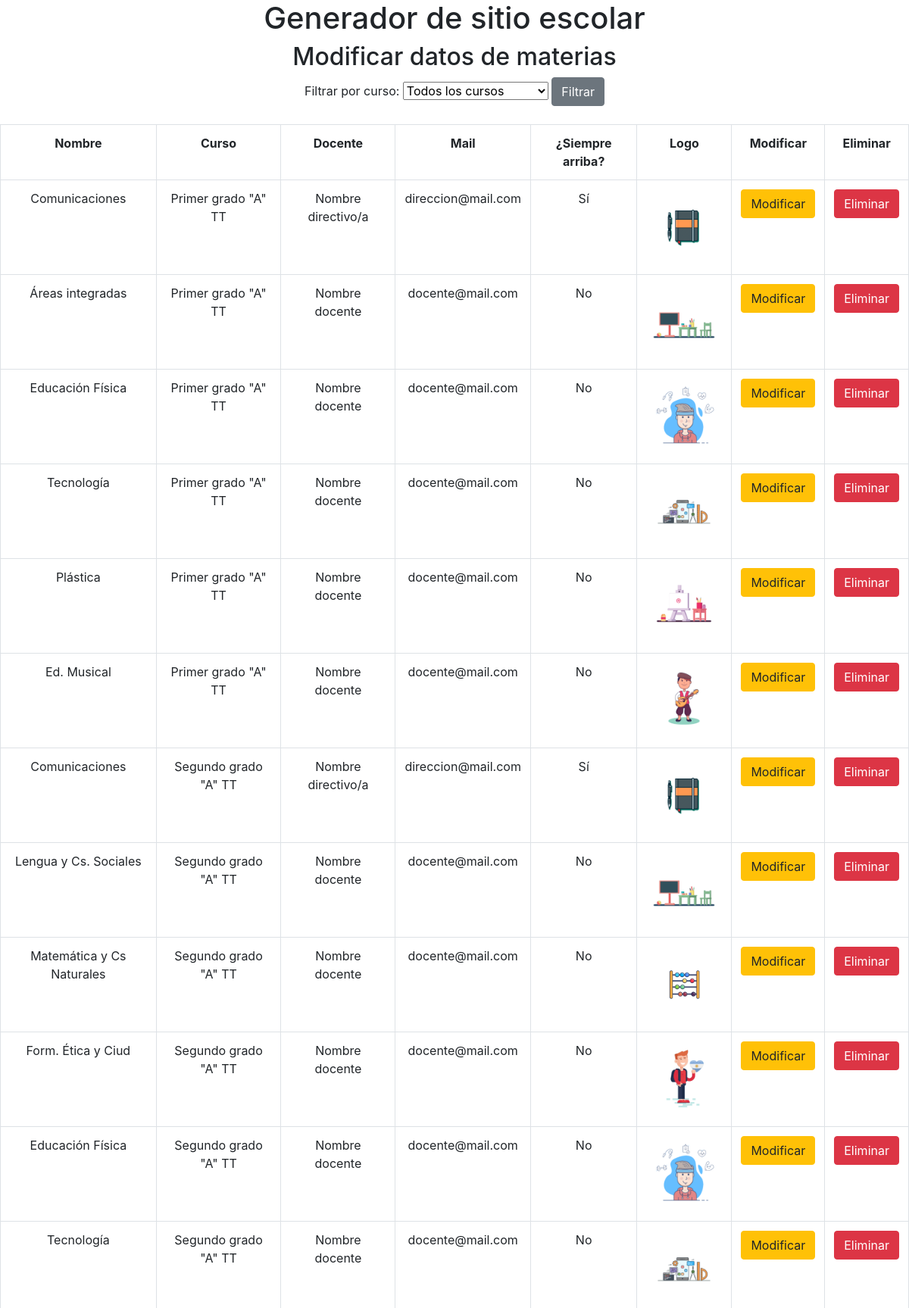
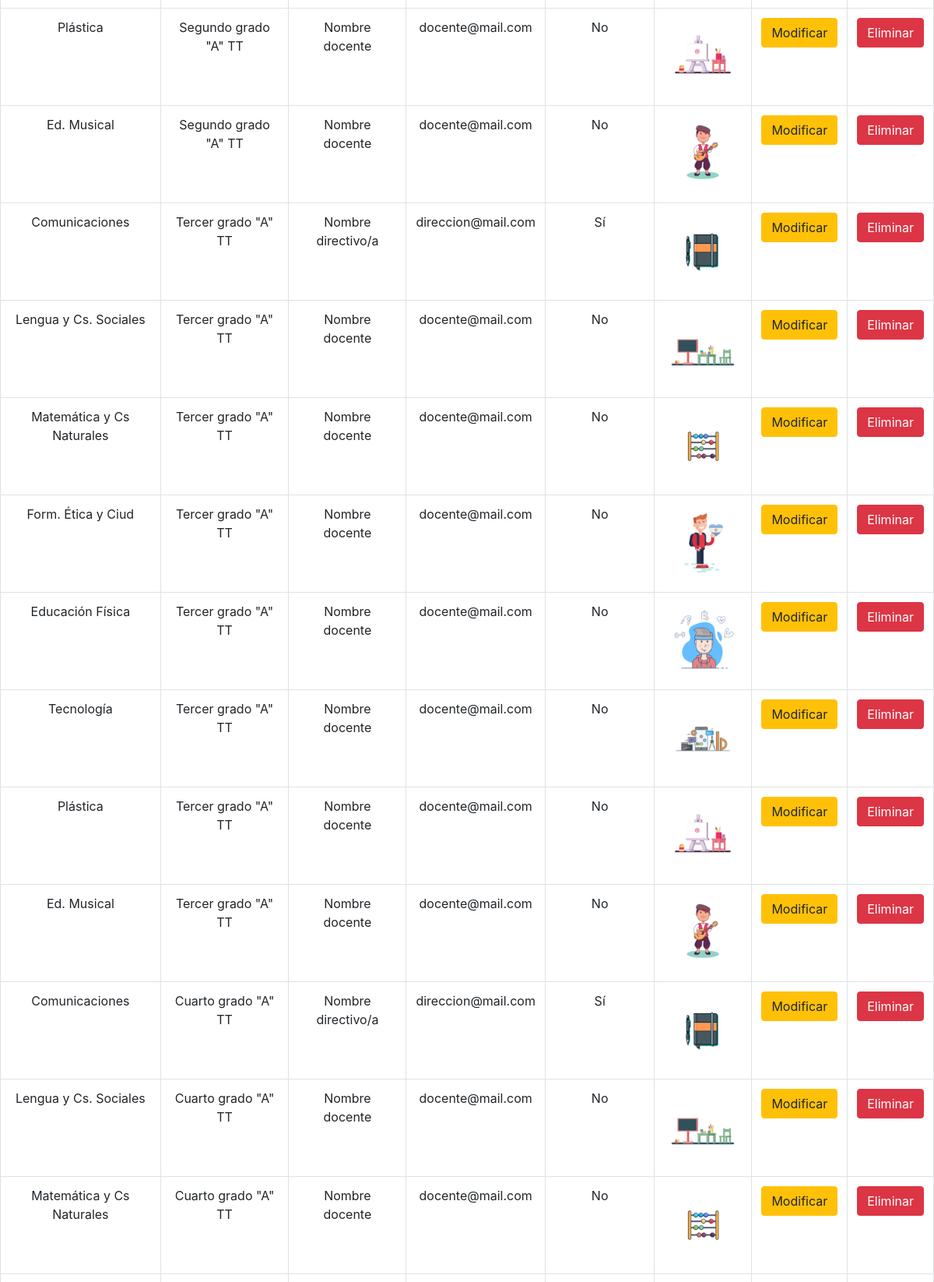
The page /materias (upper part) on the database its author committed (2 pictures, top to bottom).
### tables this page shows
CREATE TABLE "materias" (
	`id`	INTEGER NOT NULL,
	`nombre`	TEXT NOT NULL,
	`curso`	INTEGER NOT NULL,
	`docente`	TEXT,
	`sticky`	INTEGER NOT NULL DEFAULT 0,
	`logo`	TEXT DEFAULT 'pizarra.png',
	`mail`	TEXT,
	FOREIGN KEY(`curso`) REFERENCES `cursos`(`id`),
	PRIMARY KEY(`id`)
);

CREATE TABLE "cursos" (
	`anio`	INTEGER NOT NULL,
	`division`	TEXT,
	`descripcion`	TEXT NOT NULL,
	`id`	INTEGER NOT NULL PRIMARY KEY AUTOINCREMENT
);

### app.py (the view)
@app.route("/materias")
def materias(id_curso = None):
    rc = RepositorioCurso()
    cursos = rc.get_all()
    if request.args.get("mensaje"):
        mensaje = request.args.get("mensaje")
    else:
        mensaje = None
    rm = RepositorioMateria()
    if id_curso and int(id_curso) > 0:
        materias = rm.get_all_curso(id_curso)
        curso = rc.get_one(id_curso)
    else:
        materias = rm.get_all()
        curso = None
    form = FlaskForm()
    return render_template("materias.html", mensaje = mensaje,
            materias = materias, form=form, cursos = cursos, curso = curso)

### curso.py (called while the page is built)
    def __str__(self):
        return self.descripcion

### repositorio_curso.py (called while the page is built)
    def get_all(self):
        cursos_sql = "SELECT id, anio, division, descripcion FROM cursos";
        self.cursor.execute(cursos_sql)
        cursos = []
        for row in self.cursor.fetchall():
            cursos.append(Curso(row[0], row[1], row[2], row[3] ))
        return cursos

### repositorio_materia.py (called while the page is built)
    def get_all(self):
        materias_sql = "SELECT m.id, m.nombre, \
                c.anio, c.division, c.descripcion, c.id, \
                m.docente, m.sticky, m.logo, m.mail \
                FROM materias m JOIN cursos c ON m.curso = c.id \
                ORDER BY m.curso, sticky DESC;"
        self.cursor.execute(materias_sql)
        materias = []
        for row in self.cursor.fetchall():
            curso = Curso(row[5], row[2],row[3],row[4])
            materia = Materia(row[0],row[1],curso,row[8],row[7],row[6],row[9])
            materias.append(materia)
        return materias

### templates/materias.html (shortened to what this page needs)
<!DOCTYPE html>
<html>
    <head>
        <link rel="stylesheet" href="{{url_for('static', filename='bootstrap.min.css')}}">
    </head>
    <body class=text-center>
        <h1>Generador de sitio escolar</h1>
        <h2>Modificar datos de materias</h2>
        <form action="{{url_for('materias_por_curso')}}" method="post">
            <label for="curso">Filtrar por curso: </label>
            <select name="curso" id="curso">
                <option value="0">Todos los cursos</option>
            </select>
            <input type="submit" value="Filtrar" class="btn btn-secondary">
        </form>
        <br>
        <table class="table table-bordered table-hover">
            <tr>
                <th>Nombre</th><th>Curso</th><th>Docente</th><th>Mail</th>
                <th>¿Siempre arriba?</th><th>Logo</th>
                <th>Modificar</th><th>Eliminar</th>
            </tr>
            {% for m in materias %}
            <tr>
                <td>{{ m.nombre }}</td>
                <td>{{ m.curso.descripcion}}</td>
                <td>{{ m.docente }}</td>
                <td>{%if m.mail%}{{ m.mail }}{%else%}Sin correo{%endif%}</td>
                <td>{% if m.sticky %} Sí {% else %} No {% endif %}</td>
                <td><img src="{{url_for('static', filename = "logos/" + m.logo) }}" width="100px"></td>
                <td>
                    <form action="{{ url_for('update_materia', id_materia = m.id) }}" method="get">
                        <button type="submit" class="btn btn-warning">Modificar</button>
                    </form>
                </td>
                <td>
                    <form action="{{ url_for('delete_materia', id_materia=m.id) }}" method="post">
                        <button type="submit" class="btn btn-danger">Eliminar</button>
                    </form>
                </td>
            </tr>
            {% endfor %}
        </table><br>
         <br>
    </body>
</html>

### rows shown on the page
materias: nombre "Comunicaciones", curso.descripcion "Primer grado \"A\" TT", docente "Nombre directivo/a", mail "direccion@mail.com", sticky "Sí", logo (picture)
materias: nombre "Áreas integradas", curso.descripcion "Primer grado \"A\" TT", docente "Nombre docente", mail "docente@mail.com", sticky "No", logo (picture)
materias: nombre "Educación Física", curso.descripcion "Primer grado \"A\" TT", docente "Nombre docente", mail "docente@mail.com", sticky "No", logo (picture)
materias: nombre "Tecnología", curso.descripcion "Primer grado \"A\" TT", docente "Nombre docente", mail "docente@mail.com", sticky "No", logo (picture)
materias: nombre "Plástica", curso.descripcion "Primer grado \"A\" TT", docente "Nombre docente", mail "docente@mail.com", sticky "No", logo (picture)
materias: nombre "Ed. Musical", curso.descripcion "Primer grado \"A\" TT", docente "Nombre docente", mail "docente@mail.com", sticky "No", logo (picture)
materias: nombre "Comunicaciones", curso.descripcion "Segundo grado \"A\" TT", docente "Nombre directivo/a", mail "direccion@mail.com", sticky "Sí", logo (picture)
materias: nombre "Lengua y Cs. Sociales", curso.descripcion "Segundo grado \"A\" TT", docente "Nombre docente", mail "docente@mail.com", sticky "No", logo (picture)
materias: nombre "Matemática y Cs Naturales", curso.descripcion "Segundo grado \"A\" TT", docente "Nombre docente", mail "docente@mail.com", sticky "No", logo (picture)
materias: nombre "Form. Ética y Ciud", curso.descripcion "Segundo grado \"A\" TT", docente "Nombre docente", mail "docente@mail.com", sticky "No", logo (picture)
materias: nombre "Educación Física", curso.descripcion "Segundo grado \"A\" TT", docente "Nombre docente", mail "docente@mail.com", sticky "No", logo (picture)
materias: nombre "Tecnología", curso.descripcion "Segundo grado \"A\" TT", docente "Nombre docente", mail "docente@mail.com", sticky "No", logo (picture)
materias: nombre "Plástica", curso.descripcion "Segundo grado \"A\" TT", docente "Nombre docente", mail "docente@mail.com", sticky "No", logo (picture)
materias: nombre "Ed. Musical", curso.descripcion "Segundo grado \"A\" TT", docente "Nombre docente", mail "docente@mail.com", sticky "No", logo (picture)
materias: nombre "Comunicaciones", curso.descripcion "Tercer grado \"A\" TT", docente "Nombre directivo/a", mail "direccion@mail.com", sticky "Sí", logo (picture)
materias: nombre "Lengua y Cs. Sociales", curso.descripcion "Tercer grado \"A\" TT", docente "Nombre docente", mail "docente@mail.com", sticky "No", logo (picture)
materias: nombre "Matemática y Cs Naturales", curso.descripcion "Tercer grado \"A\" TT", docente "Nombre docente", mail "docente@mail.com", sticky "No", logo (picture)
materias: nombre "Form. Ética y Ciud", curso.descripcion "Tercer grado \"A\" TT", docente "Nombre docente", mail "docente@mail.com", sticky "No", logo (picture)
materias: nombre "Educación Física", curso.descripcion "Tercer grado \"A\" TT", docente "Nombre docente", mail "docente@mail.com", sticky "No", logo (picture)
materias: nombre "Tecnología", curso.descripcion "Tercer grado \"A\" TT", docente "Nombre docente", mail "docente@mail.com", sticky "No", logo (picture)
materias: nombre "Plástica", curso.descripcion "Tercer grado \"A\" TT", docente "Nombre docente", mail "docente@mail.com", sticky "No", logo (picture)
materias: nombre "Ed. Musical", curso.descripcion "Tercer grado \"A\" TT", docente "Nombre docente", mail "docente@mail.com", sticky "No", logo (picture)
materias: nombre "Comunicaciones", curso.descripcion "Cuarto grado \"A\" TT", docente "Nombre directivo/a", mail "direccion@mail.com", sticky "Sí", logo (picture)
materias: nombre "Lengua y Cs. Sociales", curso.descripcion "Cuarto grado \"A\" TT", docente "Nombre docente", mail "docente@mail.com", sticky "No", logo (picture)
materias: nombre "Matemática y Cs Naturales", curso.descripcion "Cuarto grado \"A\" TT", docente "Nombre docente", mail "docente@mail.com", sticky "No", logo (picture)
